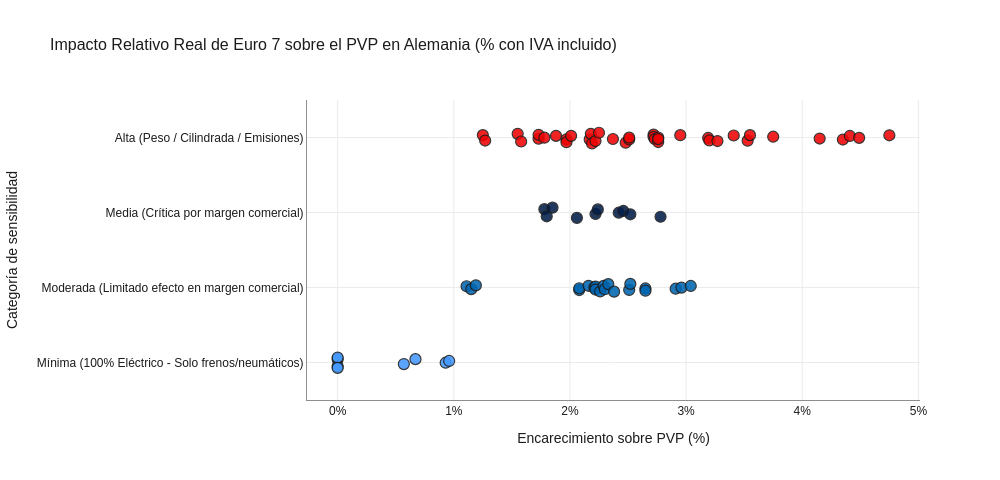

Source (notebook cell):
### Code cell
#Calcular el impacto relativo real (%) sobre el PVP en Alemania (ambos con IVA 19%)
df['impacto_relativo_alemania_%'] = (
    (df['Sobrecoste_PVP_Alemania'] / df['Alemania']) * 100
).round(2)

#Gráfico de dispersión por categoría con px.strip
fig = px.strip(
    df,
    x='impacto_relativo_alemania_%',
    y='Sensibilidad_Euro7',
    color='Sensibilidad_Euro7',
    hover_name='Modelo',
    custom_data=['Alemania', 'Sobrecoste_PVP_Alemania'],
    title=(
        'Impacto Relativo Real de Euro 7 sobre el PVP en Alemania (% con IVA'
        ' incluido)'
    ),
    labels={
        'impacto_relativo_alemania_%': 'Encarecimiento sobre PVP (%)',
        'Sensibilidad_Euro7': 'Categoría de sensibilidad',
    },
    color_discrete_map={
        'Alta (Peso / Cilindrada / Emisiones)': '#EE0405',  # Rojo BMW M
        'Moderada (Limitado efecto en margen comercial)': '#0066B1',  # Azul BMW principal
        'Media (Crítica por margen comercial)': '#031E49',  # Azul Marino BMW M
        'Mínima (100% Eléctrico - Solo frenos/neumáticos)': '#4599FE',  # Azul Claro BMW i
    },
    category_orders={
        'Sensibilidad_Euro7': [
            'Alta (Peso / Cilindrada / Emisiones)',
            'Media (Crítica por margen comercial)',
            'Moderada (Limitado efecto en margen comercial)',
            'Mínima (100% Eléctrico - Solo frenos/neumáticos)',
        ]
    },
    template='plotly_white',
)

#Estilo de puntos y tooltip detallado
fig.update_traces(
    marker=dict(
        size=11, opacity=0.88, line=dict(width=1.2, color='#1C1C1C')
    ),
    jitter=0.35,
    hovertemplate=(
        '<b>%{hovertext}</b><br>'
        'PVP Actual Alemania: %{customdata[0]:,.0f} €<br>'
        'Sobrecoste PVP Euro 7: +%{customdata[1]:,.2f} €<br>'
        'Impacto relativo: <b>%{x:.2f}%</b><extra></extra>'
    ),
)

#Diseño limpio unificado con el cuaderno
fig.update_layout(
    width=1000,
    height=480,
    showlegend=False,
    font=dict(family='Arial, sans-serif', color='#1C1C1C'),
    title=dict(font=dict(size=16, color='#1C1C1C')),
    xaxis=dict(
        ticksuffix='%',
        gridcolor='#EBEBEB',
        linecolor='#8E8E8E',
        showline=True,
        zeroline=False,
    ),
    yaxis=dict(
        gridcolor='#EBEBEB',
        linecolor='#8E8E8E',
        showline=True,
    ),
)

fig.show()
fig.write_html("grafico_bmw.html", auto_open=True)

### Figure 1 — Plotly figure (JSON) as saved in the notebook; plotly's stock layout.template omitted (floating-point values rounded to 4 significant figures)
{"data": [{"alignmentgroup": "True", "boxpoints": "all", "customdata": [[45100.0, 2142.0], [47700.0, 2142.0], [48600.0, 2142.0], [49200.0, 2142.0], [60300.0, 2142.0], [62800.0, 2142.0], [95200.0, 2142.0], [98100.0, 2142.0], [123500.0, 2142.0], [90500.0, 2142.0], [106500.0, 2142.0], [108500.0, 2142.0], [51600.0, 2142.0], [66900.0, 2142.0], [97900.0, 2142.0], [57150.0, 2142.0], [60650.0, 2142.0], [77500.0, 2142.0], [96500.0, 2142.0], [108900.0, 2142.0], [72500.0, 2142.0], [78800.0, 2142.0], [77500.0, 2142.0], [78800.0, 2142.0], [98500.0, 2142.0], [77600.0, 2142.0], [78600.0, 2142.0], [114100.0, 2142.0], [85200.0, 2142.0], [86200.0, 2142.0], [65600.0, 2142.0], [67100.0, 2142.0], [85200.0, 2142.0], [168500.0, 2142.0], [120000.0, 2142.0], [171900.0, 2142.0], [123500.0, 2142.0], [138000.0, 2142.0], [135500.0, 2142.0]], "fillcolor": "rgba(255,255,255,0)", "hoveron": "points", "hovertemplate": "<b>%{hovertext}</b><br>PVP Actual Alemania: %{customdata[0]:,.0f} €<br>Sobrecoste PVP Euro 7: +%{customdata[1]:,.2f} €<br>Impacto relativo: <b>%{x:.2f}%</b><extra></extra>", "hovertext": ["X1 sDrive 20i", "X1 sDrive 20d", "X2 sDrive 20i", "X2 sDrive 18d", "X3 xDrive 20i", "X3 xDrive 20d", "X5 xDrive 40i", "X5 xDrive 30d", "X6 xDrive 40i M Sport", "X6 xDrive 30d M Sport", "X7 xDrive 40i", "X7 xDrive 40d", "X1 xDrive 25e", "X3 xDrive 30e", "X5 xDrive 50e", "Serie 1 M135 xDrive", "Serie 2 Gran Coupe M235i xDrive", "M2", "M3", "M3 Touring", "Serie 3 M340i xDrive", "Serie 3 Touring M340i xDrive", "Serie 3 M340d xDrive", "Serie 3 Touring M340d xDrive", "M4 Coupe", "Serie 4 M440i xDrive", "Serie 4 M440d xDrive", "M4 Cabrio", "Serie 4 Cabrio M440i xDrive", "Serie 4 Cabrio M440d xDrive", "X1 M35i xDrive", "X2 M35i xDrive", "X3 M50i xDrive", "X5 M", "X5 M60i xDrive", "X6 M", "X6 M60i xDrive", "X7 M60i xDrive", "XM"], "jitter": 0.35, "legendgroup": "Alta (Peso / Cilindrada / Emisiones)", "line": {"color": "rgba(255,255,255,0)"}, "marker": {"color": "#EE0405", "line": {"color": "#1C1C1C", "width": 1.2}, "opacity": 0.88, "size": 11}, "name": "Alta (Peso / Cilindrada / Emisiones)", "offsetgroup": "Alta (Peso / Cilindrada / Emisiones)", "orientation": "h", "pointpos": 0, "showlegend": true, "type": "box", "x": [4.75, 4.49, 4.41, 4.35, 3.55, 3.41, 2.25, 2.18, 1.73, 2.37, 2.01, 1.97, 4.15, 3.2, 2.19, 3.75, 3.53, 2.76, 2.22, 1.97, 2.95, 2.72, 2.76, 2.72, 2.17, 2.76, 2.73, 1.88, 2.51, 2.48, 3.27, 3.19, 2.51, 1.27, 1.78, 1.25, 1.73, 1.55, 1.58], "x0": " ", "xaxis": "x", "y": ["Alta (Peso / Cilindrada / Emisiones)", "Alta (Peso / Cilindrada / Emisiones)", "Alta (Peso / Cilindrada / Emisiones)", "Alta (Peso / Cilindrada / Emisiones)", "Alta (Peso / Cilindrada / Emisiones)", "Alta (Peso / Cilindrada / Emisiones)", "Alta (Peso / Cilindrada / Emisiones)", "Alta (Peso / Cilindrada / Emisiones)", "Alta (Peso / Cilindrada / Emisiones)", "Alta (Peso / Cilindrada / Emisiones)", "Alta (Peso / Cilindrada / Emisiones)", "Alta (Peso / Cilindrada / Emisiones)", "Alta (Peso / Cilindrada / Emisiones)", "Alta (Peso / Cilindrada / Emisiones)", "Alta (Peso / Cilindrada / Emisiones)", "Alta (Peso / Cilindrada / Emisiones)", "Alta (Peso / Cilindrada / Emisiones)", "Alta (Peso / Cilindrada / Emisiones)", "Alta (Peso / Cilindrada / Emisiones)", "Alta (Peso / Cilindrada / Emisiones)", "Alta (Peso / Cilindrada / Emisiones)", "Alta (Peso / Cilindrada / Emisiones)", "Alta (Peso / Cilindrada / Emisiones)", "Alta (Peso / Cilindrada / Emisiones)", "Alta (Peso / Cilindrada / Emisiones)", "Alta (Peso / Cilindrada / Emisiones)", "Alta (Peso / Cilindrada / Emisiones)", "Alta (Peso / Cilindrada / Emisiones)", "Alta (Peso / Cilindrada / Emisiones)", "Alta (Peso / Cilindrada / Emisiones)", "Alta (Peso / Cilindrada / Emisiones)", "Alta (Peso / Cilindrada / Emisiones)", "Alta (Peso / Cilindrada / Emisiones)", "Alta (Peso / Cilindrada / Emisiones)", "Alta (Peso / Cilindrada / Emisiones)", "Alta (Peso / Cilindrada / Emisiones)", "Alta (Peso / Cilindrada / Emisiones)", "Alta (Peso / Cilindrada / Emisiones)", "Alta (Peso / Cilindrada / Emisiones)"], "y0": " ", "yaxis": "y"}, {"alignmentgroup": "True", "boxpoints": "all", "customdata": [[34250.0, 952.0], [39350.0, 952.0], [46300.0, 952.0], [53400.0, 952.0], [37750.0, 952.0], [42850.0, 952.0], [51500.0, 952.0], [38750.0, 952.0], [42450.0, 952.0], [52800.0, 952.0]], "fillcolor": "rgba(255,255,255,0)", "hoveron": "points", "hovertemplate": "<b>%{hovertext}</b><br>PVP Actual Alemania: %{customdata[0]:,.0f} €<br>Sobrecoste PVP Euro 7: +%{customdata[1]:,.2f} €<br>Impacto relativo: <b>%{x:.2f}%</b><extra></extra>", "hovertext": ["Serie 1 116i", "Serie 1 118d", "Serie 2 Coupe 218i", "Serie 2 coupe 220d", "Serie 2 Gran Coupe 218i", "Serie 2 Gran Coupe 220d", "Serie 3 318d", "Serie 2 Active Tourer 218i", "Serie 2 active Tourer 218d", "Serie 3 Touring 318d"], "jitter": 0.35, "legendgroup": "Media (Crítica por margen comercial)", "line": {"color": "rgba(255,255,255,0)"}, "marker": {"color": "#031E49", "line": {"color": "#1C1C1C", "width": 1.2}, "opacity": 0.88, "size": 11}, "name": "Media (Crítica por margen comercial)", "offsetgroup": "Media (Crítica por margen comercial)", "orientation": "h", "pointpos": 0, "showlegend": true, "type": "box", "x": [2.78, 2.42, 2.06, 1.78, 2.52, 2.22, 1.85, 2.46, 2.24, 1.8], "x0": " ", "xaxis": "x", "y": ["Media (Crítica por margen comercial)", "Media (Crítica por margen comercial)", "Media (Crítica por margen comercial)", "Media (Crítica por margen comercial)", "Media (Crítica por margen comercial)", "Media (Crítica por margen comercial)", "Media (Crítica por margen comercial)", "Media (Crítica por margen comercial)", "Media (Crítica por margen comercial)", "Media (Crítica por margen comercial)"], "y0": " ", "yaxis": "y"}, {"alignmentgroup": "True", "boxpoints": "all", "customdata": [[53900.0, 1428.0], [56700.0, 1428.0], [53900.0, 1428.0], [56800.0, 1428.0], [47000.0, 1428.0], [60000.0, 1428.0], [62300.0, 1428.0], [124000.0, 1428.0], [119900.0, 1428.0], [48300.0, 1428.0], [62000.0, 1428.0], [64300.0, 1428.0], [61400.0, 1428.0], [64300.0, 1428.0], [66000.0, 1428.0], [49150.0, 1428.0], [63300.0, 1428.0], [64600.0, 1428.0], [68700.0, 1428.0], [68700.0, 1428.0], [128100.0, 1428.0]], "fillcolor": "rgba(255,255,255,0)", "hoveron": "points", "hovertemplate": "<b>%{hovertext}</b><br>PVP Actual Alemania: %{customdata[0]:,.0f} €<br>Sobrecoste PVP Euro 7: +%{customdata[1]:,.2f} €<br>Impacto relativo: <b>%{x:.2f}%</b><extra></extra>", "hovertext": ["Serie 4 coupe 420i", "Serie 4 coupe 420d", "Serie 4 Gran Coupe 420i", "Serie 4 Gran Coupe 420d", "Serie 3 320i", "Serie 5 520i", "Serie 5 520d", "Serie 7 730i", "Serie 7 740d", "Serie 3 Touring 320i", "Serie 5 Touring 520i", "Serie 5 Touring 520d", "Serie 4 Cabrio 420i", "Serie 4 Cabrio 420d", "Z4 sDrive", "Serie 2 Active Tourer 225e", "Serie 3 330e", "Serie 3 Touring 330e", "Serie 5 530e", "Serie 5 Touring 530e", "Serie 7 750e"], "jitter": 0.35, "legendgroup": "Moderada (Limitado efecto en margen comercial)", "line": {"color": "rgba(255,255,255,0)"}, "marker": {"color": "#0066B1", "line": {"color": "#1C1C1C", "width": 1.2}, "opacity": 0.88, "size": 11}, "name": "Moderada (Limitado efecto en margen comercial)", "offsetgroup": "Moderada (Limitado efecto en margen comercial)", "orientation": "h", "pointpos": 0, "showlegend": true, "type": "box", "x": [2.65, 2.52, 2.65, 2.51, 3.04, 2.38, 2.29, 1.15, 1.19, 2.96, 2.3, 2.22, 2.33, 2.22, 2.16, 2.91, 2.26, 2.21, 2.08, 2.08, 1.11], "x0": " ", "xaxis": "x", "y": ["Moderada (Limitado efecto en margen comercial)", "Moderada (Limitado efecto en margen comercial)", "Moderada (Limitado efecto en margen comercial)", "Moderada (Limitado efecto en margen comercial)", "Moderada (Limitado efecto en margen comercial)", "Moderada (Limitado efecto en margen comercial)", "Moderada (Limitado efecto en margen comercial)", "Moderada (Limitado efecto en margen comercial)", "Moderada (Limitado efecto en margen comercial)", "Moderada (Limitado efecto en margen comercial)", "Moderada (Limitado efecto en margen comercial)", "Moderada (Limitado efecto en margen comercial)", "Moderada (Limitado efecto en margen comercial)", "Moderada (Limitado efecto en margen comercial)", "Moderada (Limitado efecto en margen comercial)", "Moderada (Limitado efecto en margen comercial)", "Moderada (Limitado efecto en margen comercial)", "Moderada (Limitado efecto en margen comercial)", "Moderada (Limitado efecto en margen comercial)", "Moderada (Limitado efecto en margen comercial)", "Moderada (Limitado efecto en margen comercial)"], "y0": " ", "yaxis": "y"}, {"alignmentgroup": "True", "boxpoints": "all", "customdata": [[58200.0, 0.0], [70900.0, 0.0], [72900.0, 0.0], [115900.0, 0.0], [49400.0, 476.0], [51000.0, 476.0], [70900.0, 476.0], [83500.0, 476.0]], "fillcolor": "rgba(255,255,255,0)", "hoveron": "points", "hovertemplate": "<b>%{hovertext}</b><br>PVP Actual Alemania: %{customdata[0]:,.0f} €<br>Sobrecoste PVP Euro 7: +%{customdata[1]:,.2f} €<br>Impacto relativo: <b>%{x:.2f}%</b><extra></extra>", "hovertext": ["I4 Gran Coupe eDrive 35", "i5 eDrive 40", "i5 Touring eDrive 40", "i7 eDrive 50", "iX1 eDrive 20", "iX2 eDrive 20", "iX3 xDrive 50", "iX xDrive 45"], "jitter": 0.35, "legendgroup": "Mínima (100% Eléctrico - Solo frenos/neumáticos)", "line": {"color": "rgba(255,255,255,0)"}, "marker": {"color": "#4599FE", "line": {"color": "#1C1C1C", "width": 1.2}, "opacity": 0.88, "size": 11}, "name": "Mínima (100% Eléctrico - Solo frenos/neumáticos)", "offsetgroup": "Mínima (100% Eléctrico - Solo frenos/neumáticos)", "orientation": "h", "pointpos": 0, "showlegend": true, "type": "box", "x": [0.0, 0.0, 0.0, 0.0, 0.96, 0.93, 0.67, 0.57], "x0": " ", "xaxis": "x", "y": ["Mínima (100% Eléctrico - Solo frenos/neumáticos)", "Mínima (100% Eléctrico - Solo frenos/neumáticos)", "Mínima (100% Eléctrico - Solo frenos/neumáticos)", "Mínima (100% Eléctrico - Solo frenos/neumáticos)", "Mínima (100% Eléctrico - Solo frenos/neumáticos)", "Mínima (100% Eléctrico - Solo frenos/neumáticos)", "Mínima (100% Eléctrico - Solo frenos/neumáticos)", "Mínima (100% Eléctrico - Solo frenos/neumáticos)"], "y0": " ", "yaxis": "y"}], "layout": {"boxmode": "overlay", "font": {"color": "#1C1C1C", "family": "Arial, sans-serif"}, "height": 480, "legend": {"title": {"text": "Categoría de sensibilidad"}, "tracegroupgap": 0}, "showlegend": false, "title": {"font": {"color": "#1C1C1C", "size": 16}, "text": "Impacto Relativo Real de Euro 7 sobre el PVP en Alemania (% con IVA incluido)"}, "width": 1000, "xaxis": {"anchor": "y", "domain": [0, 1], "gridcolor": "#EBEBEB", "linecolor": "#8E8E8E", "showline": true, "ticksuffix": "%", "title": {"text": "Encarecimiento sobre PVP (%)"}, "zeroline": false}, "yaxis": {"anchor": "x", "categoryarray": ["Mínima (100% Eléctrico - Solo frenos/neumáticos)", "Moderada (Limitado efecto en margen comercial)", "Media (Crítica por margen comercial)", "Alta (Peso / Cilindrada / Emisiones)"], "categoryorder": "array", "domain": [0, 1], "gridcolor": "#EBEBEB", "linecolor": "#8E8E8E", "showline": true, "title": {"text": "Categoría de sensibilidad"}}}}
